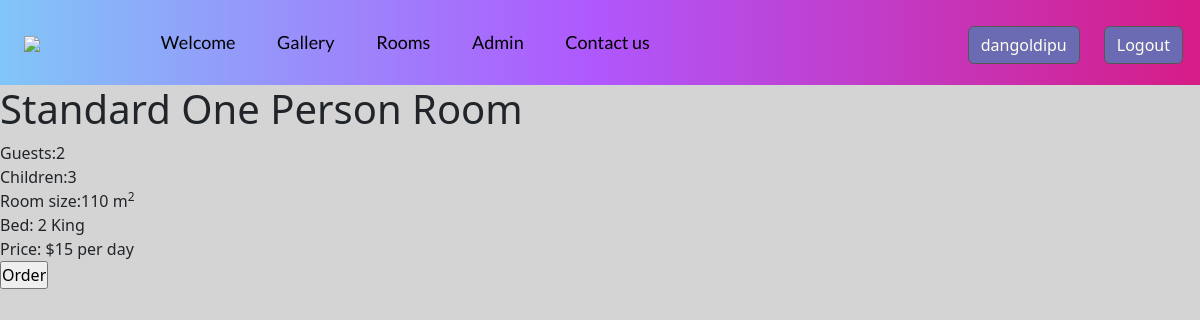
Page /room.php?id=1 (signed in) on the committed database.
### tables this page shows
CREATE TABLE `logindetails` (
  `id` int(11) NOT NULL,
  `firstname` varchar(255) NOT NULL,
  `lastname` varchar(255) NOT NULL,
  `phone` varchar(255) NOT NULL,
  `password` varchar(255) NOT NULL,
  `email` varchar(255) NOT NULL,
  `username` varchar(255) NOT NULL,
  `role` int(11) NOT NULL
);

CREATE TABLE `hotelrooms` (
  `id` int(11) NOT NULL,
  `roomtype` varchar(255) NOT NULL,
  `guests` varchar(255) NOT NULL,
  `children` varchar(255) NOT NULL,
  `roomsize` varchar(255) NOT NULL,
  `bedsize` varchar(255) NOT NULL,
  `price` int(11) NOT NULL
);

### classesandfunctions.php (called while the page is built, shortened)
<?php
function admin_check($c){
    $u = $_SESSION['username'];
    $s = "SELECT * FROM logindetails where username='$u'";
    $r = mysqli_query($c, $s);
    return $r;
}
?>

### room.php (the view)
<?php
include "header.php";
$db = new db_connect();
$con = $db->connectdb();
$id = $_GET["id"];
$sql = "SELECT * FROM hotelrooms WHERE id=$id";
$result = mysqli_query($con, $sql);
$row = mysqli_fetch_assoc($result);
?>
<h1><?php echo $row["roomtype"]; ?></h1>
<div>Guests:<?php echo $row['guests'];?></div>
<div>Children:<?php echo $row['children'];?></div>
<div>Room size:<?php echo $row['roomsize'];?> m<sup>2</sup></div>
<div>Bed: <?php echo $row['bedsize'];?></div>
<div>Price: $<?php echo $row['price'];?> per day</div>
<form method="post" action="roomsave.php?id=<?php echo $id;?>">
    <input type="submit" value="Order"/>
</form>

### header.php (shortened to what this page needs)
<!DOCTYPE html>
<html lang="en">
<head>
  <link rel="stylesheet" href="https://cdn.jsdelivr.net/npm/bootstrap@5.2.1/dist/css/bootstrap.min.css" integrity=sha384-iYQeCzEYFbKjA/T2uDLTpkwGzCiq6soy8tYaI1GyVh/UjpbCx/TYkiZhlZB6+fzT" />
  <link rel="stylesheet" href="https://cdnjs.cloudflare.com/ajax/libs/font-awesome/4.7.0/css/font-awesome.min.css" />
  <link rel="stylesheet" type="text/css" href="css/style1.css" />
  <link rel="stylesheet" href="https://cdnjs.cloudflare.com/ajax/libs/animate.css/4.1.1/animate.min.css" />
  <link rel="stylesheet" href="https://cdnjs.cloudflare.com/ajax/libs/OwlCarousel2/2.3.4/assets/owl.carousel.min.css" />
</head>
<body>
  <?php
  require_once "classesandfunctions.php";
  $u = $_SESSION['username'];
  $db = new db_connect();
  $con = $db->connectdb();
  $r = admin_check($con);
  ?>
  <header>
    <div class="container-fliud">
      <nav class="navbar navbar-expand-lg navbar-light bg-light">
        <div class="container-fluid">
          <a class="navbar-brand" href="#"><img src="../assets/logo.png" style="height: 80px; margin-left: -100px" /></a>
          <div class="collapse navbar-collapse" id="navbarScroll">
            <ul class="navbar-nav me-auto my-2 my-lg-0 navbar-nav-scroll" style="--bs-scroll-height: 100px">
            <li class="nav-item">
                <a class="nav-link" href="welcome.php">Welcome</a>
              </li>
              <li class="nav-item">
                <a class="nav-link" href="gallery.php">Gallery</a>
              </li>
              <li class="nav-item">
                <a class="nav-link" href="roomselect.php">Rooms</a>
              </li>
              <?php
              while ($rou = $r->fetch_assoc()) {
                if ($rou["role"] == 1) {
              ?>
                  <li class="nav-item">
                    <a class="nav-link" href="admin.php">Admin</a>
                  </li>
              <?php
                }
              }
              ?>
              <li class="nav-item">
                <a class="nav-link" href="#">Contact us</a>
              </li>
            </ul>
            <div class="log-controls">
            <form class="me-auto" method="post" action="profile.php">
              <button type="submit" name="logout" class="btn btn-light">
              <?php echo $u ?>
              </button>
            </form>
            <form class="me-auto" method="post" action="logout.php">
                  <button type="submit" name="logout" class="btn btn-light">
                    Logout
                  </button>
                </form>
            </div>
          </div>
        </div>
      </nav>
    </div>
  </header>
</body>
</html>

### css/style1.css (style rules this page uses)
* { box-sizing: border-box; margin: 0; padding: 0; }
:root { --Sniglet-font: "Sniglet", cursive; --Rubik: "Rubik", cursive; --Patua: "Patua One", cursive; --Lobster: "lobster", cursive; --light-black: #2e2c2caf; --bggradient: linear-gradient(to bottom, #9662e9, #5154ee); --bggradient: linear-gradient(to left, #d61c86 0%, #b057fd 50%, #81c6f8 100%); --light-gray: rgba(255, 255, 255, 0.877); }
body { background-color: #d4d4d4; }
header a { font-family: var(--Sniglet-font); font-size: 0.9em; color: whitesmoke; }
.navbar { background-color: #ff3cac; background: var(--bggradient); }
header .nav-item:last-child { padding-right: 3em; }
header .nav-item { padding: 0.8em; }
header .navbar-brand { padding-left: 7rem; }
header { background: #000000; }
.navbar-light .navbar-nav .nav-link { color: #000000; font-family: Lato; font-size: 1.125rem; }
.btn-light { color: #fffff1; background-color: #6b6bb4; border-color: #575757; }
.log-controls { display: flex; flex-direction: row; gap: 1.5em; padding: 5px; margin-top: 5px; }

### rows in the picture
logindetails: role "Admin"
hotelrooms: roomtype "Standard One Person Room", guests "2", children "3", roomsize "110", bedsize "2 King", price "15"

### other values in the picture
$u "dangoldipu"
